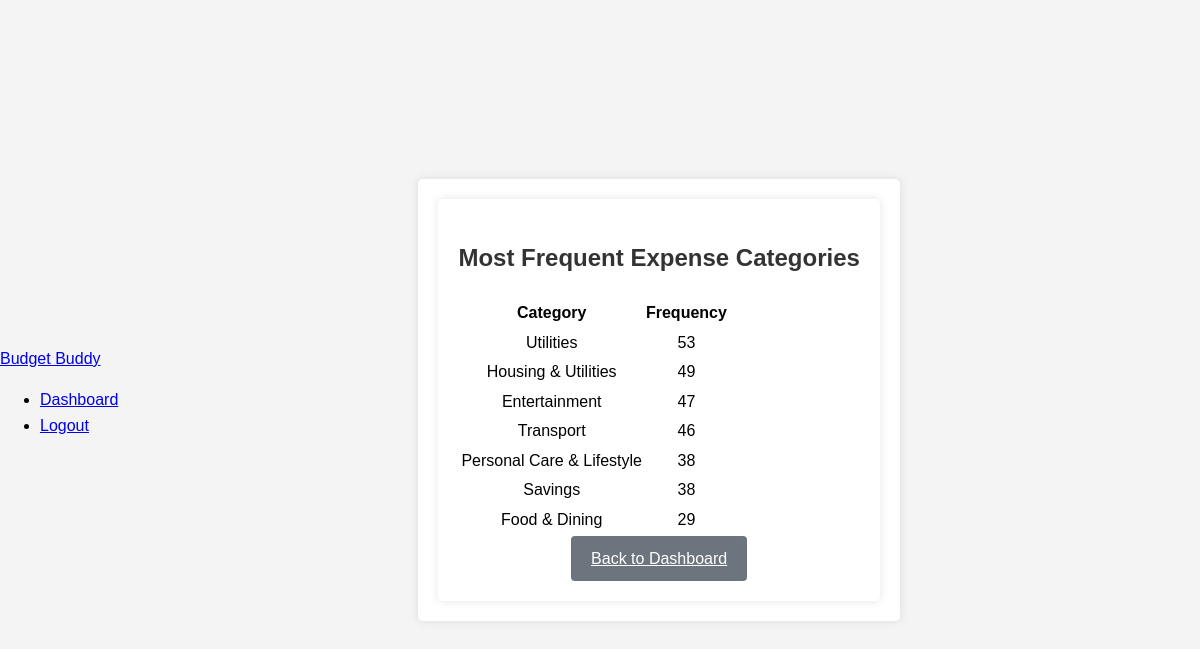
/reports/expense_frequency (signed in), run on the app's committed database.
### app.py (models this page shows, shortened)
class Expense(db.Model):
    id = db.Column(db.Integer, primary_key=True)
    user_id = db.Column(db.Integer, db.ForeignKey('user.id'))
    category = db.Column(db.String(80), nullable=False)
    amount = db.Column(db.Integer, nullable=False)
    date = db.Column(db.DateTime, nullable=False, default=datetime.utcnow)
    description = db.Column(db.String(200))
    is_recurring = db.Column(db.Boolean, default=False)
    recurring_frequency = db.Column(db.String(50))  # e.g., 'Weekly', 'Monthly'
    due_date = db.Column(db.DateTime)  # New field for due date reminders
    user = db.relationship('User', back_populates='expenses')

### app.py (the view)
@app.route('/reports/expense_frequency', methods=['GET'])
@login_required
def expense_frequency():
    most_frequent_categories = get_most_frequent_categories(current_user.id)
    return render_template('expense_frequency.html', most_frequent_categories=most_frequent_categories)

### app.py (called while the page is built)
@login_manager.user_loader
def load_user(user_id):
    return User.query.get(int(user_id))

@app.context_processor
def utility_processor():
    return dict(range=range)

@app.context_processor
def inject_notifications_count():
    if current_user.is_authenticated:
        unread_notifications_count = Notification.query.filter_by(user_id=current_user.id, is_read=False).count()
        return {'unread_notifications_count': unread_notifications_count}
    return {}

@app.context_processor
def inject_predefined_categories():
    return dict(PREDEFINED_CATEGORIES=PREDEFINED_CATEGORIES)

def get_expense_frequency(user_id):
    expenses = Expense.query.filter_by(user_id=user_id).all()
    categories = [expense.category for expense in expenses]
    frequency = Counter(categories)
    return frequency

def get_most_frequent_categories(user_id):
    frequency = get_expense_frequency(user_id)
    sorted_categories = sorted(frequency.items(), key=lambda x: x[1], reverse=True)
    return sorted_categories

### templates/expense_frequency.html (shortened to what this page needs)
{% extends "base.html" %}
{% block content %}
<div class="container mt-5">
    <h2 class="mb-4">Most Frequent Expense Categories</h2>
    <table class="table table-striped">
        <thead>
            <tr>
                <th>Category</th>
                <th>Frequency</th>
            </tr>
        </thead>
        <tbody>
            {% for category, freq in most_frequent_categories %}
            <tr>
                <td>{{ category }}</td>
                <td>{{ freq }}</td>
            </tr>
            {% endfor %}
        </tbody>
    </table>
    <div class="mt-3">
        <a href="{{ url_for('dashboard') }}" class="btn btn-secondary">Back to Dashboard</a>
    </div>
</div>
{% endblock %}

### static/css/styles.css (style rules this page uses)
body { font-family: Arial, sans-serif; line-height: 1.6; background-color: #f4f4f4; margin: 0; padding: 0; display: flex; justify-content: center; align-items: center; height: 100vh; }
.container { max-width: 800px; margin: auto; padding: 20px; background-color: #fff; border-radius: 5px; box-shadow: 0 0 10px rgba(0, 0, 0, 0.1); text-align: center; }
h1, h2, h3, h4 { color: #333; }
.btn { padding: 10px 20px; border: none; border-radius: 4px; cursor: pointer; font-size: 16px; margin: 0 auto; display: inline-block; }
.btn-secondary { background-color: #6c757d; color: #fff; }

### data on the page
Expense: category "Utilities", freq "53"
Expense: category "Housing & Utilities", freq "49"
Expense: category "Entertainment", freq "47"
Expense: category "Transport", freq "46"
Expense: category "Personal Care & Lifestyle", freq "38"
Expense: category "Savings", freq "38"
Expense: category "Food & Dining", freq "29"
